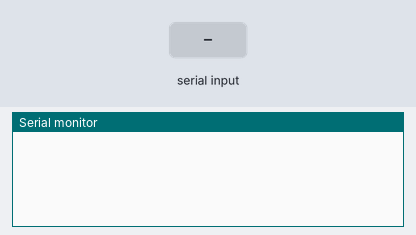
The sketch below on a simulated Arduino Uno, built with avr-gcc and run on an emulated ATmega328P. On the bench: the last lines printed to the serial monitor. The test bench sets the inputs (shaded band).

Above: at 1.2 s.
1.3 s: "90,45,200\n" received over the second serial link
At 2.6 s:
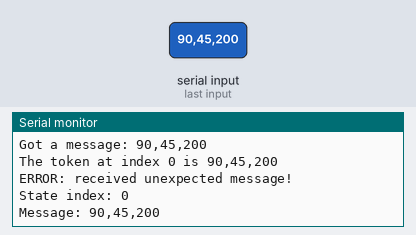
2.9 s: "30,150,10\n" received over the second serial link
At 4.2 s:
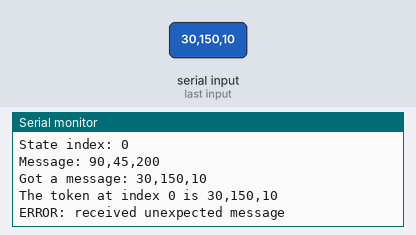
4.5 s: "90,45\n" received over the second serial link
At 5.8 s:
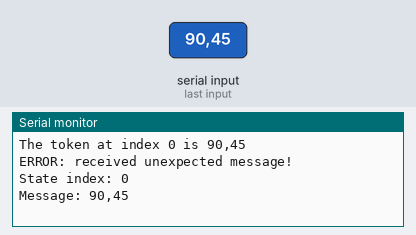
6.1 s: "5\n" received over the second serial link
At 7.1 s:
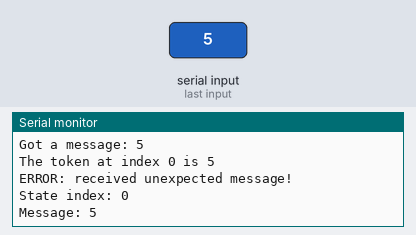
7.7 s: "T90\n" received over the second serial link
At 9.0 s:
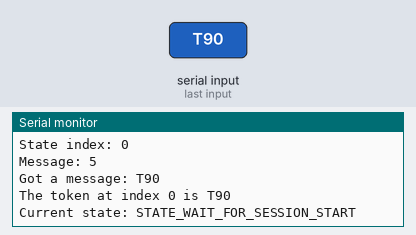
9.3 s: "T,45\n" received over the second serial link
At 10.2 s:
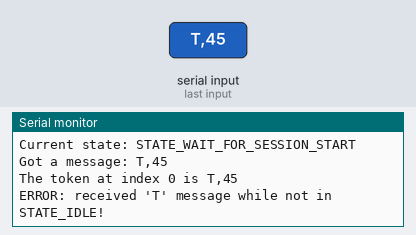

Measured:
- after the input at 1.3 s, the serial monitor: prints a new line after 0.10 s (image 1)
- after the input at 2.9 s, the serial monitor: prints a new line after 0.10 s (image 2)
- after the input at 4.5 s, the serial monitor: prints a new line after 0.10 s (image 3)
- after the input at 6.1 s, the serial monitor: prints a new line after 0.10 s (image 4)
- after the input at 7.7 s, the serial monitor: prints a new line after 0.10 s (image 5)
- after the input at 9.3 s, the serial monitor: prints a new line after 0.10 s (image 6)

The sketch:

arduino_momilk_sync_test.ino
```cpp
#include <SoftwareSerial.h>// import the serial library

SoftwareSerial swSerial(10, 11); // RX, TX


static const int INPUT_BUFFER_LENGTH = 100;
static const int MESSAGE_BUFFER_LENGTH = 150;
static const int MAX_NUM_OF_INPUT_TOKENS = 15;
static const int MAX_TOKEN_LENGTH = 10;


static const int STATE_IDLE = 0;
static const int STATE_WAIT_FOR_SESSION_START = 1;
static const int STATE_SEND_PACKETS = 2;
static const int STATE_SEND_PACKETS_COUNT = 3;
static const int STATE_WAIT_FOR_ACK = 4;
static const int STATE_RECEIVED_CORRECT_ACK = 5;
static const int STATE_RECEIVED_INCORRECT_ACK = 6;

const char * const packets[] = {
  "W@1@L@12@00@00@22@12@2014@1@2@3@4\n",
  "W@2@R@1@0@0@20@12@2014@1@2@3@4\n",
  "W@3@R@02@02@10@19@11@2014@1@2@3@4\n",
  NULL };

// These variables should be global because their state must be
// preserved over functions' calls
int currState;
int packetsSent;

// This function takes in a string and splits it into tokens according to DELIMETER value
char** myTokenize (char * string);

// This function frees the memory reserved by myTokenize function (it should be provided
// with the original pointer returned by myTokenize)
void freeTokenizeMemory(char** tokenizePtr);

void setup() {
  Serial.begin(9600);     // Serial serial begin 9600 baud rate
  swSerial.begin(9600);   // Blt serial begin 9600 baud rate

  currState = STATE_IDLE;
  packetsSent = 0;
}

void loop (){

  char commandBuffer[INPUT_BUFFER_LENGTH];
  char stringBuffer[MESSAGE_BUFFER_LENGTH];

  int i;
  char nextChar;

  if(swSerial.available()){
    delay(100);
    i = 0;
    // Get the contents of the packet
    while( swSerial.available() && (i < 99)) {
      nextChar = swSerial.read();
      if (nextChar != '\n') {
        commandBuffer[i++] = nextChar;
      } else {
        break;
      }
    }
    commandBuffer[i++]='\0';

    if(i > 0) {

      // Print the original message
      stringBuffer[0] = '\0';
      sprintf(stringBuffer, "Got a message: %s\n", commandBuffer);
      Serial.write(stringBuffer);

      if (currState != STATE_IDLE && currState != STATE_WAIT_FOR_SESSION_START && currState != STATE_WAIT_FOR_ACK) {
        Serial.write("ERROR: received input message in incorrect state!\n");
        return;
      }

      char** tokens = myTokenize(commandBuffer);


      // Print the tokens (for debug purpose)
      for(i = 0; tokens[i] != NULL; i++)
      {
        stringBuffer[0] = '\0';
        sprintf(stringBuffer, "The token at index %d is %s\n", i, tokens[i]);
        Serial.write(stringBuffer);
      }

      if (*tokens[0] == 'T') {
        if (currState == STATE_IDLE) {
          packetsSent = 0;
          currState = STATE_WAIT_FOR_SESSION_START;
          Serial.write("Current state: STATE_WAIT_FOR_SESSION_START\n");
        }
        else {
          Serial.write("ERROR: received 'T' message while not in STATE_IDLE!\n");
        }
      }
      else if (*tokens[0] == 'S') {
        if (currState == STATE_WAIT_FOR_SESSION_START) {
          currState = STATE_SEND_PACKETS;
          Serial.write("Current state: STATE_SEND_PACKETS\n");
        } else {
          Serial.write("ERROR: received 'S' message while not in STATE_WAIT_FOR_SESSION_START!\n");
        }
      }
      else if (*tokens[0] == 'R') {
        if (currState == STATE_WAIT_FOR_ACK) {
          int packetsReceivedByAndroid = atoi(tokens[1]);
          if (packetsReceivedByAndroid == packetsSent) {
            currState = STATE_RECEIVED_CORRECT_ACK;
            Serial.write("Current state: STATE_RECEIVED_CORRECT_ACK\n");
          }
          else {
            stringBuffer[0] = '\0';
            sprintf(stringBuffer, "Number of packets sent: %d; Number of packets acknowledged: %d\n",
            packetsSent, packetsReceivedByAndroid);
            Serial.write(stringBuffer);
            currState = STATE_RECEIVED_INCORRECT_ACK;
            Serial.write("Current state: STATE_RECEIVED_INCORRECT_ACK\n");
          }
        }
        else {
          Serial.write("ERROR: received 'R' message while not in STATE_WAIT_FOR_ACK!\n");
        }
      }
      else {
        stringBuffer[0] = '\0';
        sprintf(stringBuffer, "ERROR: received unexpected message!\nState index: %d\nMessage: %s\n",
          currState, commandBuffer);
        Serial.write(stringBuffer);

      }

      freeTokenizeMemory(tokens);
    }
  }
  else if(Serial.available()){
    delay(100);
    i = 0;
    while( Serial.available() && (i < 99)) {
      commandBuffer[i++] = Serial.read();
    }
    commandBuffer[i++]='\0';

    if(i>0) {
      swSerial.write((char*)commandBuffer);
    }
  }
  else if (currState == STATE_SEND_PACKETS) {
    Serial.write("Sending 'Data' packets\n");
    i = 0;
    while (packets[i] != NULL) {
      swSerial.write(packets[i]);
      i++;
      delay(100);
    }


    Serial.write("Sending 'Total Sent' packet\n");
    // Send the "total sent" packet
    stringBuffer[0] = '\0';
    sprintf(stringBuffer, "Z@%d\n", i);
    swSerial.write(stringBuffer);

    packetsSent = i;
    currState = STATE_WAIT_FOR_ACK;
    Serial.write("Current state: STATE_WAIT_FOR_ACK\n");

  }
  else if (currState == STATE_RECEIVED_CORRECT_ACK) {
    currState = STATE_IDLE;
    Serial.write("Current state: STATE_IDLE\n");
  }
  else if (currState == STATE_RECEIVED_INCORRECT_ACK) {
    currState = STATE_SEND_PACKETS;
    Serial.write("Current state: STATE_SEND_PACKETS\n");
  }
}


//////////////////////////////////////////////////////////////////////////////////////////
//
// My functions
//
/////////////////////////////////////////////////////////////////////////////////////////

char** myTokenize (char * string) {

  int i;

  // Allocate copy of input argument
  char *copy = strdup(string);


  // Allocate 2D array of chars to hold tokens of the message
  char **tokens = (char**)malloc(MAX_NUM_OF_INPUT_TOKENS * sizeof(char *));
  for (i = 0; i < MAX_NUM_OF_INPUT_TOKENS; ++i) {
    tokens[i] = (char *)malloc(MAX_TOKEN_LENGTH+1);
  }

  char * token_ptr;

  // Parse the original message and store tokens in the array
  token_ptr = strtok (copy, "@");

  i = 0;
  while (token_ptr != NULL)
  {
    strcpy(tokens[i], token_ptr);
    token_ptr = strtok (NULL, "@");
    i++;
  }
  tokens[i] = NULL; // Array termination symbol

  free(copy);

  return tokens;
}


void freeTokenizeMemory(char** tokenizePtr) {
  // Free all allocations
  for (int i = 0; i < MAX_NUM_OF_INPUT_TOKENS; ++i) {
    free(tokenizePtr[i]);
  }
  free(tokenizePtr);
}
```
